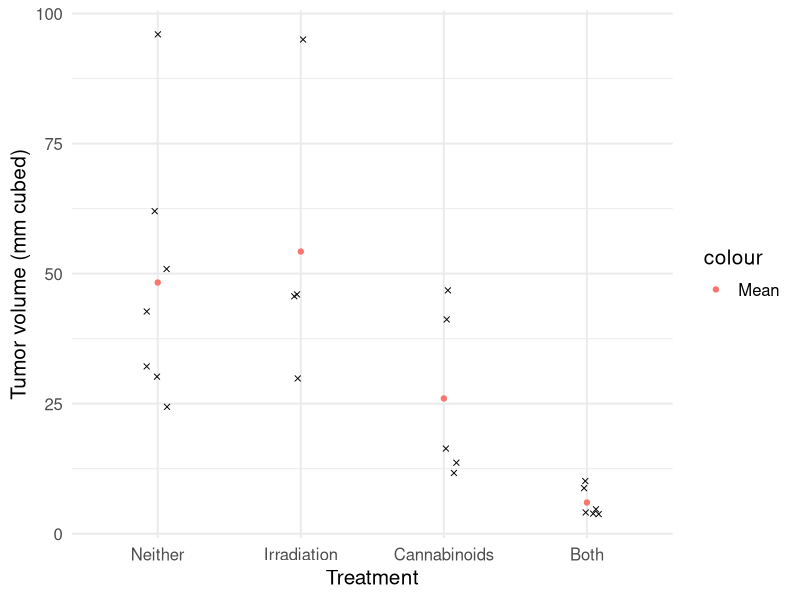
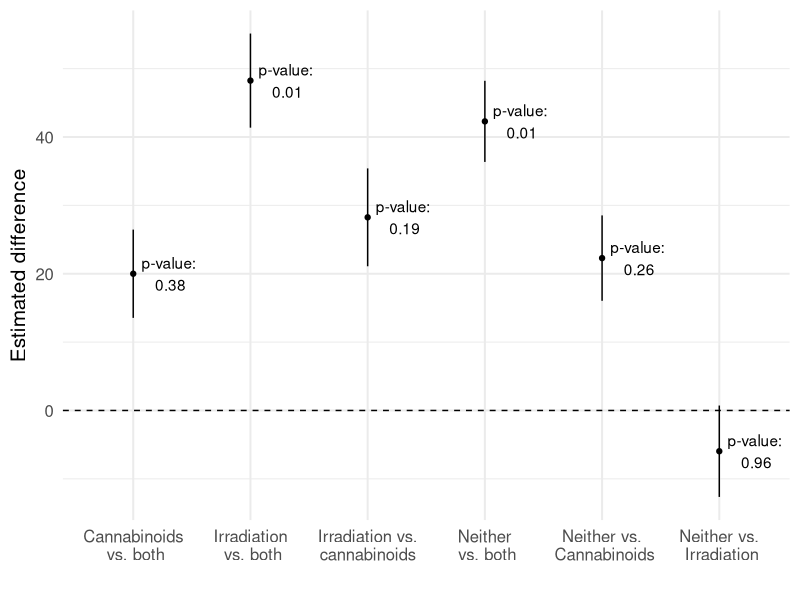
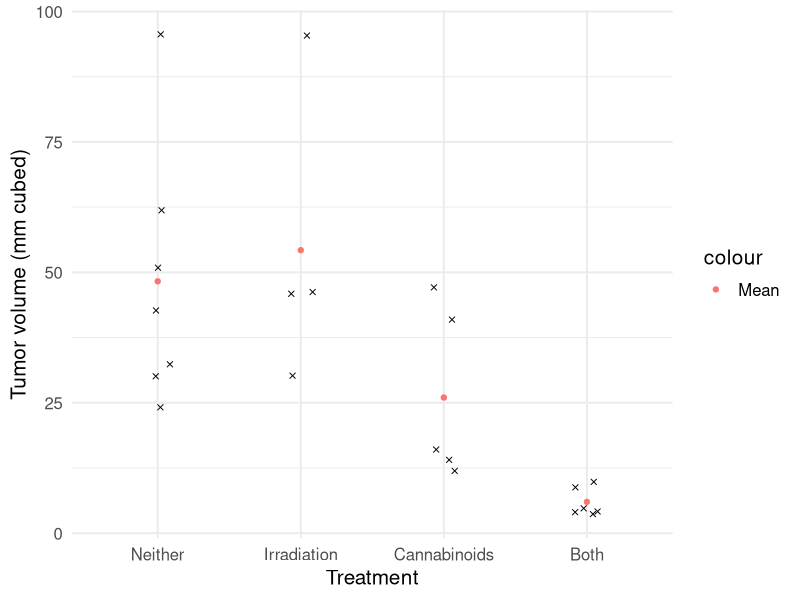

Reproduce these figures in R, in order.
## ---- chunk 1
library(knitr) # for include_graphics() 
library(dplyr)
library(ggplot2)
library(forcats)
## ---- chunk 2
treatment <- c(rep("Irradiation", 4), rep("Cannabinoids", 5), rep("Both", 6),
               rep("Neither", 7))

tumor_volume <- c(30, 46, 46, 95, # Irradiation
                  12, 14, 16, 41, 47, # Cannabinoids 
                  5, 4, 4, 4, 10, 9, # Both
                  24, 30, 43, 51, 62, 32, 96) # Neither

cancer_data <- data.frame(treatment, tumor_volume)
## ---- chunk 3
head(cancer_data)
## ---- chunk 4
# specify the order of the treatment groups for plotting
library(forcats) 
cancer_data <- cancer_data %>% 
  mutate(trt_order = fct_relevel(treatment, c("Neither", "Irradiation", 
                                              "Cannabinoids", "Both")))
## ---- chunk 5
# calculate the means and SD for each group
summary_stats <- cancer_data %>% 
  group_by(trt_order) %>% 
  summarise(mean_vol = mean(tumor_volume),
            sd_vol = sd(tumor_volume), 
            samp_size = n())

summary_stats
## ---- chunk 6
ggplot(cancer_data, aes(x = trt_order, y = tumor_volume)) + 
  geom_jitter(pch = 4,width = 0.1) + 
  geom_point(data = summary_stats, aes(y = mean_vol, col = "Mean"), pch = 19) +
  labs(y = "Tumor volume (mm cubed)", x = "Treatment") +
  theme_minimal(base_size = 15)
## ---- chunk 7
library(broom)
cancer_anova <- aov(formula = tumor_volume ~ treatment, data = cancer_data)
tidy(cancer_anova)
## ---- chunk 8
pf(6.699489, df1 = 3, df2 = 22 - 4, lower.tail = F)
## ---- chunk 9
both<-cancer_data%>%filter(treatment=="Both")%>%select(tumor_volume)
neither<-cancer_data%>%filter(treatment=="Neither")%>%select(tumor_volume)
can<-cancer_data%>%filter(treatment=="Cannabinoids")%>%select(tumor_volume)
irr<-cancer_data%>%filter(treatment=="Irradiation")%>%select(tumor_volume)
n_b<-t.test(neither, both, alternative="two.sided")
c_b<-t.test(can,both, alternative="two.sided")
i_b<-t.test(irr, both, alternative="two.sided")
n_c<-t.test(neither, can, alternative="two.sided")
n_i<-t.test(neither, irr, alternative="two.sided")
c_i<-t.test(can, irr, alternative="two.sided")
## ---- chunk 10
t_statistics<-c(n_b$statistic, c_b$statistic, i_b$statistic, n_c$statistic, n_i$statistic, c_i$statistic)
p_values<-c(n_b$p.value, c_b$p.value, i_b$p.value, n_c$p.value, n_i$p.value)
t_statistics
p_values
## ---- chunk 11
diffs <- TukeyHSD(cancer_anova, conf.level = 0.05) %>% tidy()
diffs%>%select(contrast, adj.p.value)
## ---- chunk 12
#Students do not need to know how to do this
ggplot(diffs, aes(x = contrast, y = estimate)) + geom_point() +
  geom_segment(aes(y = conf.low, yend = conf.high, xend = contrast)) +
  theme_minimal(base_size = 15) +
  geom_hline(aes(yintercept = 0), lty =2) +
  geom_text(aes(label = paste0("p-value:\n ", round(adj.p.value, 2))), nudge_x = 0.3) +
  labs(y = "Estimated difference", x = "") + 
  scale_x_discrete(labels = c("Cannabinoids\n vs. both", "Irradiation\n vs. both",
                              "Irradiation vs.\ncannabinoids", "Neither\n vs. both", 
                              "Neither vs.\n Cannabinoids", "Neither vs.\n Irradiation"))
## ---- chunk 13
ggplot(cancer_data, aes(x = trt_order, y = tumor_volume)) + 
  geom_jitter(pch = 4,width = 0.1) + 
  geom_point(data = summary_stats, aes(y = mean_vol, col = "Mean"), pch = 19) +
  labs(y = "Tumor volume (mm cubed)", x = "Treatment") +
  theme_minimal(base_size = 15)
